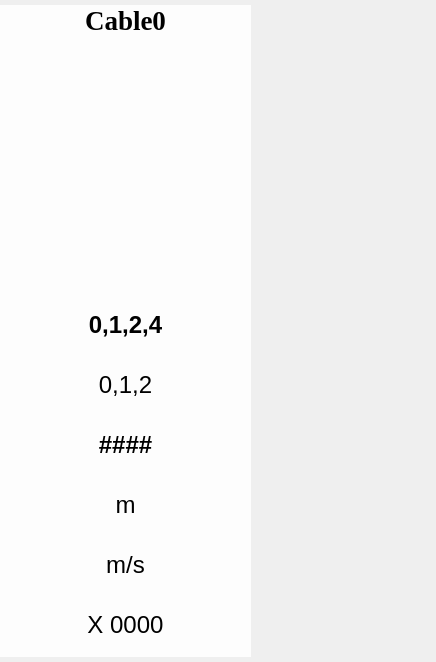
              <widget class="QWidget" name="CableScrollAreaWidgetContents">
               <property name="geometry">
                <rect>
                 <x>0</x>
                 <y>0</y>
                 <width>436</width>
                 <height>662</height>
                </rect>
               </property>
               <property name="sizePolicy">
                <sizepolicy hsizetype="Expanding" vsizetype="Preferred">
                 <horstretch>0</horstretch>
                 <verstretch>0</verstretch>
                </sizepolicy>
               </property>
               <layout class="QHBoxLayout" name="horizontalLayout">
                <property name="spacing">
                 <number>0</number>
                </property>
                <property name="leftMargin">
                 <number>0</number>
                </property>
                <property name="topMargin">
                 <number>5</number>
                </property>
                <property name="rightMargin">
                 <number>9</number>
                </property>
                <property name="bottomMargin">
                 <number>5</number>
                </property>
                <item>
                 <widget class="QFrame" name="cableItem_1">
                  <property name="maximumSize">
                   <size>
                    <width>251</width>
                    <height>16777215</height>
                   </size>
                  </property>
                  <property name="styleSheet">
                   <string notr="true">background-color: rgba(255, 255, 255, 230);</string>
                  </property>
                  <layout class="QVBoxLayout" name="verticalLayout">
                   <property name="spacing">
                    <number>0</number>
                   </property>
                   <property name="leftMargin">
                    <number>0</number>
                   </property>
                   <property name="topMargin">
                    <number>0</number>
                   </property>
                   <property name="rightMargin">
                    <number>0</number>
                   </property>
                   <property name="bottomMargin">
                    <number>0</number>
                   </property>
                   <item>
                    <widget class="QLabel" name="cableLabel_1">
                     <property name="font">
                      <font>
                       <family>Times New Roman</family>
                       <pointsize>20</pointsize>
                       <weight>75</weight>
                       <bold>true</bold>
                      </font>
                     </property>
                     <property name="styleSheet">
                      <string notr="true">background-color:transparent</string>
                     </property>
                     <property name="text">
                      <string>Cable0</string>
                     </property>
                     <property name="alignment">
                      <set>Qt::AlignCenter</set>
                     </property>
                    </widget>
                   </item>
                   <item>
                    <spacer name="verticalSpacer_3">
                     <property name="orientation">
                      <enum>Qt::Vertical</enum>
                     </property>
                     <property name="sizeHint" stdset="0">
                      <size>
                       <width>20</width>
                       <height>40</height>
                      </size>
                     </property>
                    </spacer>
                   </item>
                   <item>
                    <widget class="QLabel" name="statusImage_1">
                     <property name="sizePolicy">
                      <sizepolicy hsizetype="Expanding" vsizetype="Fixed">
                       <horstretch>0</horstretch>
                       <verstretch>0</verstretch>
                      </sizepolicy>
                     </property>
                     <property name="styleSheet">
                      <string notr="true">background-color:transparent</string>
                     </property>
                     <property name="text">
                      <string/>
                     </property>
                     <property name="pixmap">
                      <pixmap resource="Images.qrc">:/img/Img/YellowLight.png</pixmap>
                     </property>
                     <property name="scaledContents">
                      <bool>false</bool>
                     </property>
                     <property name="alignment">
                      <set>Qt::AlignCenter</set>
                     </property>
                     <property name="wordWrap">
                      <bool>true</bool>
                     </property>
                    </widget>
                   </item>
                   <item>
                    <spacer name="verticalSpacer_2">
                     <property name="orientation">
                      <enum>Qt::Vertical</enum>
                     </property>
                     <property name="sizeType">
                      <enum>QSizePolicy::Fixed</enum>
                     </property>
                     <property name="sizeHint" stdset="0">
                      <size>
                       <width>20</width>
                       <height>40</height>
                      </size>
                     </property>
                    </spacer>
                   </item>
                   <item>
                    <widget class="QTableWidget" name="tableWidget_1">
                     <property name="sizePolicy">
                      <sizepolicy hsizetype="Expanding" vsizetype="Expanding">
                       <horstretch>0</horstretch>
                       <verstretch>0</verstretch>
                      </sizepolicy>
                     </property>
                     <property name="minimumSize">
                      <size>
                       <width>250</width>
                       <height>362</height>
                      </size>
                     </property>
                     <property name="font">
                      <font>
                       <pointsize>18</pointsize>
                       <weight>50</weight>
                       <bold>false</bold>
                      </font>
                     </property>
                     <property name="styleSheet">
                      <string notr="true">background-color:transparent</string>
                     </property>
                     <attribute name="horizontalHeaderVisible">
                      <bool>false</bool>
                     </attribute>
                     <attribute name="horizontalHeaderMinimumSectionSize">
                      <number>200</number>
                     </attribute>
                     <attribute name="horizontalHeaderDefaultSectionSize">
                      <number>250</number>
                     </attribute>
                     <attribute name="verticalHeaderVisible">
                      <bool>false</bool>
                     </attribute>
                     <attribute name="verticalHeaderMinimumSectionSize">
                      <number>50</number>
                     </attribute>
                     <attribute name="verticalHeaderDefaultSectionSize">
                      <number>60</number>
                     </attribute>
                     <row>
                      <property name="text">
                       <string>CableState</string>
                      </property>
                     </row>
                     <row>
                      <property name="text">
                       <string>RiderState</string>
                      </property>
                     </row>
                     <row>
                      <property name="text">
                       <string>RiderID</string>
                      </property>
                     </row>
                     <row>
                      <property name="text">
                       <string>Position</string>
                      </property>
                     </row>
                     <row>
                      <property name="text">
                       <string>Speed</string>
                      </property>
                     </row>
                     <row>
                      <property name="text">
                       <string>Error</string>
                      </property>
                     </row>
                     <column>
                      <property name="text">
                       <string>New Column</string>
                      </property>
                     </column>
                     <item row="0" column="0">
                      <property name="text">
                       <string>0,1,2,4</string>
                      </property>
                      <property name="font">
                       <font>
                        <weight>75</weight>
                        <bold>true</bold>
                       </font>
                      </property>
                      <property name="textAlignment">
                       <set>AlignCenter</set>
                      </property>
                      <property name="background">
                       <brush brushstyle="NoBrush">
                        <color alpha="255">
                         <red>255</red>
                         <green>255</green>
                         <blue>255</blue>
                        </color>
                       </brush>
                      </property>
                      <property name="flags">
                       <set>ItemIsEnabled</set>
                      </property>
                     </item>
                     <item row="1" column="0">
                      <property name="text">
                       <string>0,1,2</string>
                      </property>
                      <property name="textAlignment">
                       <set>AlignCenter</set>
                      </property>
                      <property name="flags">
                       <set>ItemIsEnabled</set>
                      </property>
                     </item>
                     <item row="2" column="0">
                      <property name="text">
                       <string>####</string>
                      </property>
                      <property name="font">
                       <font>
                        <weight>75</weight>
                        <bold>true</bold>
                       </font>
                      </property>
                      <property name="textAlignment">
                       <set>AlignCenter</set>
                      </property>
                      <property name="flags">
                       <set>ItemIsEnabled</set>
                      </property>
                     </item>
                     <item row="3" column="0">
                      <property name="text">
                       <string>m</string>
                      </property>
                      <property name="font">
                       <font>
                        <weight>50</weight>
                        <bold>false</bold>
                       </font>
                      </property>
                      <property name="textAlignment">
                       <set>AlignCenter</set>
                      </property>
                      <property name="flags">
                       <set>ItemIsEnabled</set>
                      </property>
                     </item>
                     <item row="4" column="0">
                      <property name="text">
                       <string>m/s</string>
                      </property>
                      <property name="font">
                       <font>
                        <weight>50</weight>
                        <bold>false</bold>
                       </font>
                      </property>
                      <property name="textAlignment">
                       <set>AlignCenter</set>
                      </property>
                      <property name="flags">
                       <set>ItemIsEnabled</set>
                      </property>
                     </item>
                     <item row="5" column="0">
                      <property name="text">
                       <string>X 0000</string>
                      </property>
                      <property name="font">
                       <font>
                        <weight>50</weight>
                        <bold>false</bold>
                       </font>
                      </property>
                      <property name="textAlignment">
                       <set>AlignCenter</set>
                      </property>
                      <property name="flags">
                       <set>ItemIsEnabled</set>
                      </property>
                     </item>
                    </widget>
                   </item>
                  </layout>
                 </widget>
                </item>
                <item>
                 <spacer name="horizontalSpacer">
                  <property name="orientation">
                   <enum>Qt::Horizontal</enum>
                  </property>
                  <property name="sizeHint" stdset="0">
                   <size>
                    <width>40</width>
                    <height>20</height>
                   </size>
                  </property>
                 </spacer>
                </item>
               </layout>
              </widget>
